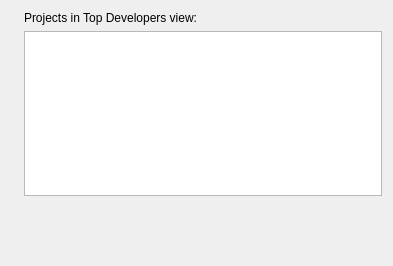
<?xml version="1.0" encoding="UTF-8"?>
<ui version="4.0">
 <class>KdeObservatoryConfigTopDevelopers</class>
 <widget class="QWidget" name="KdeObservatoryConfigTopDevelopers">
  <property name="geometry">
   <rect>
    <x>0</x>
    <y>0</y>
    <width>393</width>
    <height>266</height>
   </rect>
  </property>
  <property name="windowTitle">
   <string>Configure KDE Observatory - Commit Summary</string>
  </property>
  <layout class="QGridLayout" name="gridLayout">
   <item row="0" column="1">
    <widget class="QLabel" name="lblProjectsInTopDevelopersView">
     <property name="sizePolicy">
      <sizepolicy hsizetype="Fixed" vsizetype="Fixed">
       <horstretch>0</horstretch>
       <verstretch>0</verstretch>
      </sizepolicy>
     </property>
     <property name="text">
      <string>Projects in Top Developers view:</string>
     </property>
     <property name="alignment">
      <set>Qt::AlignLeading|Qt::AlignLeft|Qt::AlignVCenter</set>
     </property>
     <property name="buddy">
      <cstring>size</cstring>
     </property>
    </widget>
   </item>
   <item row="1" column="0">
    <spacer name="spacer1">
     <property name="orientation">
      <enum>Qt::Horizontal</enum>
     </property>
     <property name="sizeType">
      <enum>QSizePolicy::Fixed</enum>
     </property>
     <property name="sizeHint" stdset="0">
      <size>
       <width>13</width>
       <height>47</height>
      </size>
     </property>
    </spacer>
   </item>
   <item row="1" column="1">
    <widget class="QListWidget" name="projectsInTopDevelopersView">
     <property name="minimumSize">
      <size>
       <width>0</width>
       <height>85</height>
      </size>
     </property>
    </widget>
   </item>
   <item row="2" column="1">
    <spacer name="spacer2">
     <property name="orientation">
      <enum>Qt::Vertical</enum>
     </property>
     <property name="sizeHint" stdset="0">
      <size>
       <width>20</width>
       <height>86</height>
      </size>
     </property>
    </spacer>
   </item>
  </layout>
 </widget>
 <resources/>
 <connections/>
</ui>
